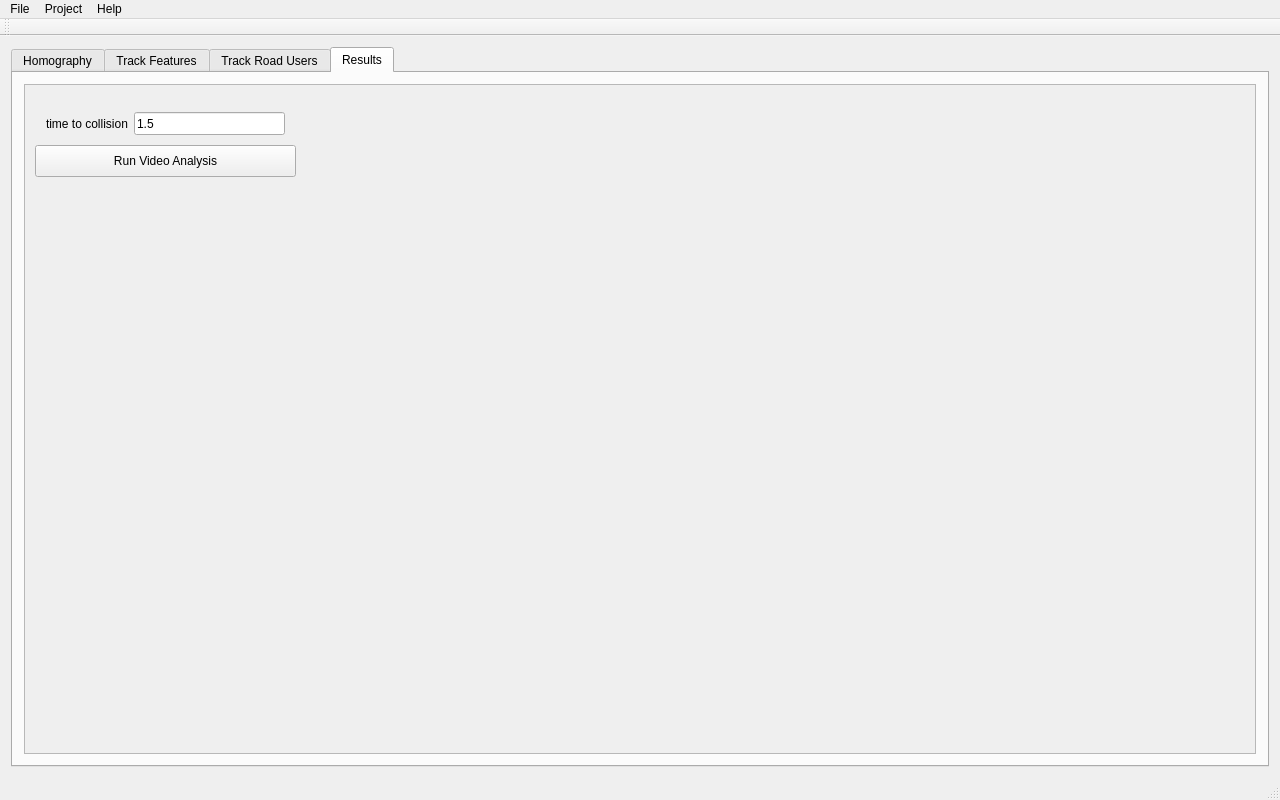
<?xml version="1.0" encoding="UTF-8"?>
<ui version="4.0">
 <class>TransportationSafety</class>
 <widget class="QMainWindow" name="TransportationSafety">
  <property name="geometry">
   <rect>
    <x>0</x>
    <y>0</y>
    <width>1280</width>
    <height>800</height>
   </rect>
  </property>
  <property name="windowTitle">
   <string>Transportation Safety</string>
  </property>
  <widget class="QWidget" name="centralWidget">
   <layout class="QGridLayout" name="gridLayout_2">
    <item row="0" column="0">
     <widget class="QTabWidget" name="main_tab_widget">
      <property name="sizePolicy">
       <sizepolicy hsizetype="Preferred" vsizetype="Expanding">
        <horstretch>0</horstretch>
        <verstretch>0</verstretch>
       </sizepolicy>
      </property>
      <property name="acceptDrops">
       <bool>false</bool>
      </property>
      <property name="autoFillBackground">
       <bool>false</bool>
      </property>
      <property name="tabShape">
       <enum>QTabWidget::Rounded</enum>
      </property>
      <property name="currentIndex">
       <number>3</number>
      </property>
      <property name="elideMode">
       <enum>Qt::ElideNone</enum>
      </property>
      <property name="tabsClosable">
       <bool>false</bool>
      </property>
      <widget class="QWidget" name="tab_homography">
       <attribute name="title">
        <string>Homography</string>
       </attribute>
       <layout class="QVBoxLayout" name="verticalLayout">
        <item>
         <widget class="QFrame" name="control_box">
          <property name="minimumSize">
           <size>
            <width>0</width>
            <height>40</height>
           </size>
          </property>
          <property name="frameShape">
           <enum>QFrame::StyledPanel</enum>
          </property>
          <property name="frameShadow">
           <enum>QFrame::Raised</enum>
          </property>
          <layout class="QVBoxLayout" name="verticalLayout_4">
           <item>
            <layout class="QHBoxLayout" name="open_buttons">
             <item>
              <widget class="QPushButton" name="homography_button_open_camera_image">
               <property name="text">
                <string>Open Camera Image</string>
               </property>
              </widget>
             </item>
             <item>
              <spacer name="homography_open_buttons_hspacer">
               <property name="orientation">
                <enum>Qt::Horizontal</enum>
               </property>
               <property name="sizeHint" stdset="0">
                <size>
                 <width>40</width>
                 <height>20</height>
                </size>
               </property>
              </spacer>
             </item>
             <item>
              <widget class="QPushButton" name="homography_button_open_aerial_image">
               <property name="text">
                <string>Open Aerial Image</string>
               </property>
              </widget>
             </item>
            </layout>
           </item>
           <item>
            <layout class="QHBoxLayout" name="zoom_sliders">
             <item>
              <widget class="QLabel" name="homography_label_zoom_camera_image">
               <property name="text">
                <string>Zoom:</string>
               </property>
              </widget>
             </item>
             <item>
              <widget class="ZoomSlider" name="homography_hslider_zoom_camera_image">
               <property name="minimum">
                <number>10</number>
               </property>
               <property name="maximum">
                <number>400</number>
               </property>
               <property name="pageStep">
                <number>25</number>
               </property>
               <property name="value">
                <number>100</number>
               </property>
               <property name="orientation">
                <enum>Qt::Horizontal</enum>
               </property>
               <property name="tickPosition">
                <enum>QSlider::NoTicks</enum>
               </property>
               <property name="tickInterval">
                <number>0</number>
               </property>
              </widget>
             </item>
             <item>
              <spacer name="homography_zoom_sliders_hspacer0">
               <property name="orientation">
                <enum>Qt::Horizontal</enum>
               </property>
               <property name="sizeType">
                <enum>QSizePolicy::Preferred</enum>
               </property>
               <property name="sizeHint" stdset="0">
                <size>
                 <width>20</width>
                 <height>20</height>
                </size>
               </property>
              </spacer>
             </item>
             <item>
              <widget class="QLabel" name="homography_label_zoom_computed_image">
               <property name="text">
                <string>Zoom:</string>
               </property>
              </widget>
             </item>
             <item>
              <widget class="ZoomSlider" name="homography_hslider_zoom_computed_image">
               <property name="minimum">
                <number>10</number>
               </property>
               <property name="maximum">
                <number>400</number>
               </property>
               <property name="pageStep">
                <number>25</number>
               </property>
               <property name="value">
                <number>100</number>
               </property>
               <property name="orientation">
                <enum>Qt::Horizontal</enum>
               </property>
              </widget>
             </item>
             <item>
              <spacer name="homography_zoom_sliders_hspacer1">
               <property name="orientation">
                <enum>Qt::Horizontal</enum>
               </property>
               <property name="sizeType">
                <enum>QSizePolicy::Minimum</enum>
               </property>
               <property name="sizeHint" stdset="0">
                <size>
                 <width>20</width>
                 <height>20</height>
                </size>
               </property>
              </spacer>
             </item>
             <item>
              <widget class="QLabel" name="homography_label_zoom_aerial_image">
               <property name="text">
                <string>Zoom:</string>
               </property>
              </widget>
             </item>
             <item>
              <widget class="ZoomSlider" name="homography_hslider_zoom_aerial_image">
               <property name="minimum">
                <number>10</number>
               </property>
               <property name="maximum">
                <number>400</number>
               </property>
               <property name="pageStep">
                <number>25</number>
               </property>
               <property name="value">
                <number>100</number>
               </property>
               <property name="orientation">
                <enum>Qt::Horizontal</enum>
               </property>
               <property name="tickPosition">
                <enum>QSlider::NoTicks</enum>
               </property>
              </widget>
             </item>
            </layout>
           </item>
           <item>
            <layout class="QHBoxLayout" name="homography_status_layout">
             <property name="topMargin">
              <number>0</number>
             </property>
             <item>
              <widget class="QLabel" name="homography_camera_status_label">
               <property name="text">
                <string/>
               </property>
              </widget>
             </item>
             <item>
              <spacer name="homography_status_hspacer">
               <property name="orientation">
                <enum>Qt::Horizontal</enum>
               </property>
               <property name="sizeHint" stdset="0">
                <size>
                 <width>40</width>
                 <height>20</height>
                </size>
               </property>
              </spacer>
             </item>
             <item>
              <widget class="QLabel" name="homography_aerial_status_label">
               <property name="text">
                <string/>
               </property>
              </widget>
             </item>
            </layout>
           </item>
          </layout>
         </widget>
        </item>
        <item>
         <layout class="QHBoxLayout" name="homography_layout">
          <item>
           <widget class="HomographyView" name="homography_cameraview">
            <property name="cursor" stdset="0">
             <cursorShape>CrossCursor</cursorShape>
            </property>
            <property name="mouseTracking">
             <bool>true</bool>
            </property>
           </widget>
          </item>
          <item>
           <widget class="HomographyResultView" name="homography_results">
            <property name="cursor" stdset="0">
             <cursorShape>ArrowCursor</cursorShape>
            </property>
            <property name="resizeAnchor">
             <enum>QGraphicsView::NoAnchor</enum>
            </property>
           </widget>
          </item>
          <item>
           <widget class="HomographyView" name="homography_aerialview">
            <property name="cursor" stdset="0">
             <cursorShape>CrossCursor</cursorShape>
            </property>
            <property name="mouseTracking">
             <bool>true</bool>
            </property>
           </widget>
          </item>
         </layout>
        </item>
        <item>
         <widget class="QWidget" name="homography_flow_control" native="true">
          <property name="minimumSize">
           <size>
            <width>0</width>
            <height>50</height>
           </size>
          </property>
          <layout class="QHBoxLayout" name="horizontalLayout_2">
           <item>
            <spacer name="homography_flow_hspacer0">
             <property name="orientation">
              <enum>Qt::Horizontal</enum>
             </property>
             <property name="sizeHint" stdset="0">
              <size>
               <width>40</width>
               <height>20</height>
              </size>
             </property>
            </spacer>
           </item>
           <item>
            <widget class="QLabel" name="homography_label_notification">
             <property name="font">
              <font>
               <weight>75</weight>
               <bold>true</bold>
              </font>
             </property>
             <property name="text">
              <string/>
             </property>
            </widget>
           </item>
           <item>
            <widget class="QLabel" name="unit_px_label">
             <property name="text">
              <string>Unit Pixel Ratio:</string>
             </property>
            </widget>
           </item>
           <item>
            <widget class="QLineEdit" name="unit_px_input">
             <property name="sizePolicy">
              <sizepolicy hsizetype="Minimum" vsizetype="Fixed">
               <horstretch>0</horstretch>
               <verstretch>0</verstretch>
              </sizepolicy>
             </property>
            </widget>
           </item>
           <item>
            <widget class="QLabel" name="unit_px_label2">
             <property name="text">
              <string>m/px</string>
             </property>
            </widget>
           </item>
           <item>
            <spacer name="homography_flow_hspacer1">
             <property name="orientation">
              <enum>Qt::Horizontal</enum>
             </property>
             <property name="sizeHint" stdset="0">
              <size>
               <width>40</width>
               <height>20</height>
              </size>
             </property>
            </spacer>
           </item>
           <item>
            <widget class="QPushButton" name="homography_compute_button">
             <property name="text">
              <string>Compute Homography</string>
             </property>
            </widget>
           </item>
           <item>
            <spacer name="horizontalSpacer">
             <property name="orientation">
              <enum>Qt::Horizontal</enum>
             </property>
             <property name="sizeHint" stdset="0">
              <size>
               <width>40</width>
               <height>20</height>
              </size>
             </property>
            </spacer>
           </item>
           <item>
            <widget class="QPushButton" name="homography_continue_button">
             <property name="focusPolicy">
              <enum>Qt::ClickFocus</enum>
             </property>
             <property name="text">
              <string> Continue &gt;</string>
             </property>
            </widget>
           </item>
          </layout>
         </widget>
        </item>
       </layout>
      </widget>
      <widget class="QWidget" name="tab_features">
       <attribute name="title">
        <string>Track Features</string>
       </attribute>
       <layout class="QGridLayout" name="gridLayout_3">
        <item row="0" column="0">
         <layout class="QGridLayout" name="gridLayout">
          <item row="1" column="1">
           <widget class="QWidget" name="feature_tracking_run_panel" native="true">
            <layout class="QHBoxLayout" name="horizontalLayout_6">
             <item>
              <widget class="QProgressBar" name="feature_tracking_run_test_progress">
               <property name="sizePolicy">
                <sizepolicy hsizetype="Preferred" vsizetype="Fixed">
                 <horstretch>0</horstretch>
                 <verstretch>0</verstretch>
                </sizepolicy>
               </property>
               <property name="value">
                <number>0</number>
               </property>
               <property name="orientation">
                <enum>Qt::Horizontal</enum>
               </property>
               <property name="invertedAppearance">
                <bool>false</bool>
               </property>
               <property name="format">
                <string>%p%</string>
               </property>
              </widget>
             </item>
             <item>
              <widget class="QPushButton" name="button_feature_tracking_test">
               <property name="text">
                <string>Test on Sample</string>
               </property>
              </widget>
             </item>
            </layout>
           </widget>
          </item>
          <item row="0" column="0" rowspan="2">
           <layout class="QVBoxLayout" name="feature_tracking_video_layout">
            <property name="sizeConstraint">
             <enum>QLayout::SetNoConstraint</enum>
            </property>
           </layout>
          </item>
          <item row="0" column="1">
           <widget class="QScrollArea" name="feature_tracking_parameter_area">
            <property name="sizePolicy">
             <sizepolicy hsizetype="Preferred" vsizetype="Expanding">
              <horstretch>0</horstretch>
              <verstretch>0</verstretch>
             </sizepolicy>
            </property>
            <property name="minimumSize">
             <size>
              <width>470</width>
              <height>0</height>
             </size>
            </property>
            <property name="maximumSize">
             <size>
              <width>16777215</width>
              <height>16777215</height>
             </size>
            </property>
            <property name="widgetResizable">
             <bool>true</bool>
            </property>
            <widget class="QWidget" name="feature_tracking_parameter_widget">
             <property name="geometry">
              <rect>
               <x>0</x>
               <y>0</y>
               <width>605</width>
               <height>549</height>
              </rect>
             </property>
             <property name="sizePolicy">
              <sizepolicy hsizetype="Minimum" vsizetype="Preferred">
               <horstretch>0</horstretch>
               <verstretch>0</verstretch>
              </sizepolicy>
             </property>
             <layout class="QFormLayout" name="formLayout_2">
              <property name="fieldGrowthPolicy">
               <enum>QFormLayout::AllNonFixedFieldsGrow</enum>
              </property>
              <item row="0" column="0">
               <layout class="QHBoxLayout" name="feature_tracking_parameter_layout"/>
              </item>
             </layout>
            </widget>
           </widget>
          </item>
         </layout>
        </item>
        <item row="1" column="0">
         <widget class="QFrame" name="feature_tracking_flow_control">
          <property name="minimumSize">
           <size>
            <width>0</width>
            <height>50</height>
           </size>
          </property>
          <property name="frameShape">
           <enum>QFrame::StyledPanel</enum>
          </property>
          <property name="frameShadow">
           <enum>QFrame::Raised</enum>
          </property>
          <layout class="QHBoxLayout" name="horizontalLayout_3">
           <item>
            <widget class="QPushButton" name="feature_tracking_back_button">
             <property name="text">
              <string>&lt; Homography</string>
             </property>
            </widget>
           </item>
           <item>
            <spacer name="feature_tracking_flow_hspacer">
             <property name="orientation">
              <enum>Qt::Horizontal</enum>
             </property>
             <property name="sizeHint" stdset="0">
              <size>
               <width>40</width>
               <height>20</height>
              </size>
             </property>
            </spacer>
           </item>
           <item>
            <widget class="QPushButton" name="feature_tracking_continue_button">
             <property name="text">
              <string> Continue &gt;</string>
             </property>
            </widget>
           </item>
          </layout>
         </widget>
        </item>
       </layout>
      </widget>
      <widget class="QWidget" name="roadusers_tab">
       <attribute name="title">
        <string>Track Road Users</string>
       </attribute>
       <layout class="QGridLayout" name="gridLayout_5">
        <item row="0" column="0">
         <layout class="QGridLayout" name="gridLayout_14">
          <item row="1" column="1">
           <widget class="QWidget" name="roadusers_tracking_run_panel" native="true">
            <layout class="QHBoxLayout" name="horizontalLayout_15">
             <item>
              <widget class="QProgressBar" name="roadusers_tracking_run_test_progress">
               <property name="sizePolicy">
                <sizepolicy hsizetype="Preferred" vsizetype="Fixed">
                 <horstretch>0</horstretch>
                 <verstretch>0</verstretch>
                </sizepolicy>
               </property>
               <property name="value">
                <number>0</number>
               </property>
               <property name="orientation">
                <enum>Qt::Horizontal</enum>
               </property>
               <property name="invertedAppearance">
                <bool>false</bool>
               </property>
               <property name="format">
                <string>%p%</string>
               </property>
              </widget>
             </item>
             <item>
              <widget class="QPushButton" name="button_roadusers_tracking_test">
               <property name="text">
                <string>Test on Sample</string>
               </property>
              </widget>
             </item>
            </layout>
           </widget>
          </item>
          <item row="0" column="0" rowspan="2">
           <layout class="QVBoxLayout" name="roadusers_tracking_video_layout">
            <property name="sizeConstraint">
             <enum>QLayout::SetNoConstraint</enum>
            </property>
           </layout>
          </item>
          <item row="0" column="1">
           <widget class="QScrollArea" name="roadusers_tracking_parameter_area">
            <property name="sizePolicy">
             <sizepolicy hsizetype="Preferred" vsizetype="Expanding">
              <horstretch>0</horstretch>
              <verstretch>0</verstretch>
             </sizepolicy>
            </property>
            <property name="minimumSize">
             <size>
              <width>410</width>
              <height>0</height>
             </size>
            </property>
            <property name="widgetResizable">
             <bool>true</bool>
            </property>
            <widget class="QWidget" name="roadusers_tracking_parameter_widget">
             <property name="geometry">
              <rect>
               <x>0</x>
               <y>0</y>
               <width>605</width>
               <height>549</height>
              </rect>
             </property>
             <property name="sizePolicy">
              <sizepolicy hsizetype="Minimum" vsizetype="Preferred">
               <horstretch>0</horstretch>
               <verstretch>0</verstretch>
              </sizepolicy>
             </property>
             <layout class="QFormLayout" name="formLayout_9">
              <property name="fieldGrowthPolicy">
               <enum>QFormLayout::AllNonFixedFieldsGrow</enum>
              </property>
              <property name="labelAlignment">
               <set>Qt::AlignLeading|Qt::AlignLeft|Qt::AlignVCenter</set>
              </property>
              <item row="0" column="0">
               <layout class="QHBoxLayout" name="roadusers_tracking_parameter_layout">
                <property name="sizeConstraint">
                 <enum>QLayout::SetDefaultConstraint</enum>
                </property>
                <property name="rightMargin">
                 <number>0</number>
                </property>
               </layout>
              </item>
             </layout>
            </widget>
           </widget>
          </item>
         </layout>
        </item>
        <item row="1" column="0">
         <widget class="QFrame" name="roadusers_tracking_flow_control">
          <property name="minimumSize">
           <size>
            <width>0</width>
            <height>50</height>
           </size>
          </property>
          <property name="frameShape">
           <enum>QFrame::StyledPanel</enum>
          </property>
          <property name="frameShadow">
           <enum>QFrame::Raised</enum>
          </property>
          <layout class="QHBoxLayout" name="horizontalLayout_16">
           <item>
            <widget class="QPushButton" name="roadusers_tracking_back_button">
             <property name="text">
              <string>&lt;Track Features</string>
             </property>
            </widget>
           </item>
           <item>
            <spacer name="roadusers_tracking_flow_hspacer">
             <property name="orientation">
              <enum>Qt::Horizontal</enum>
             </property>
             <property name="sizeHint" stdset="0">
              <size>
               <width>40</width>
               <height>20</height>
              </size>
             </property>
            </spacer>
           </item>
           <item>
            <widget class="QPushButton" name="roadusers_tracking_continue_button">
             <property name="text">
              <string> Continue &gt;</string>
             </property>
            </widget>
           </item>
          </layout>
         </widget>
        </item>
       </layout>
      </widget>
      <widget class="QWidget" name="tab_results">
       <attribute name="title">
        <string>Results</string>
       </attribute>
       <layout class="QVBoxLayout" name="verticalLayout_5">
        <item>
         <layout class="QGridLayout" name="results_grid">
          <item row="0" column="0">
           <widget class="QScrollArea" name="results_parameter_area">
            <property name="widgetResizable">
             <bool>true</bool>
            </property>
            <widget class="QWidget" name="results_parameter_widget">
             <property name="geometry">
              <rect>
               <x>0</x>
               <y>0</y>
               <width>1222</width>
               <height>669</height>
              </rect>
             </property>
             <widget class="QWidget" name="formLayoutWidget">
              <property name="geometry">
               <rect>
                <x>10</x>
                <y>10</y>
                <width>261</width>
                <height>51</height>
               </rect>
              </property>
              <layout class="QFormLayout" name="results_parameter_form">
               <item row="0" column="0">
                <layout class="QHBoxLayout" name="results_parameter_layout"/>
               </item>
               <item row="1" column="0">
                <widget class="QLabel" name="timeToCollisionLabel">
                 <property name="text">
                  <string>time to collision</string>
                 </property>
                </widget>
               </item>
               <item row="1" column="1">
                <widget class="QLineEdit" name="timeToCollisionLineEdit">
                 <property name="sizePolicy">
                  <sizepolicy hsizetype="Expanding" vsizetype="Expanding">
                   <horstretch>0</horstretch>
                   <verstretch>0</verstretch>
                  </sizepolicy>
                 </property>
                 <property name="text">
                  <string>1.5</string>
                 </property>
                </widget>
               </item>
              </layout>
             </widget>
             <widget class="QPushButton" name="runAnalysisButton">
              <property name="geometry">
               <rect>
                <x>10</x>
                <y>60</y>
                <width>261</width>
                <height>32</height>
               </rect>
              </property>
              <property name="text">
               <string>Run Video Analysis</string>
              </property>
             </widget>
            </widget>
           </widget>
          </item>
         </layout>
        </item>
       </layout>
      </widget>
     </widget>
    </item>
   </layout>
  </widget>
  <widget class="QMenuBar" name="menuBar">
   <property name="geometry">
    <rect>
     <x>0</x>
     <y>0</y>
     <width>1280</width>
     <height>22</height>
    </rect>
   </property>
   <widget class="QMenu" name="menuTraffic_Analysis">
    <property name="title">
     <string>File</string>
    </property>
    <addaction name="actionNew_Project"/>
    <addaction name="actionOpen_Project"/>
   </widget>
   <widget class="QMenu" name="menuProject">
    <property name="title">
     <string>Project</string>
    </property>
    <widget class="QMenu" name="menuHomography_2">
     <property name="title">
      <string>Homography</string>
     </property>
     <addaction name="actionAdd_Replace_Aerial_Image"/>
     <addaction name="actionAdd_Replace_Camera_Image"/>
     <addaction name="separator"/>
     <addaction name="actionCompute_Homography_Performance"/>
     <addaction name="actionAcquire_Aerial_Image"/>
    </widget>
    <addaction name="menuHomography_2"/>
   </widget>
   <widget class="QMenu" name="menuHelp">
    <property name="title">
     <string>Help</string>
    </property>
    <addaction name="actionUser_s_Guide"/>
    <addaction name="actionAbout"/>
   </widget>
   <addaction name="menuTraffic_Analysis"/>
   <addaction name="menuProject"/>
   <addaction name="menuHelp"/>
  </widget>
  <widget class="QToolBar" name="mainToolBar">
   <attribute name="toolBarArea">
    <enum>TopToolBarArea</enum>
   </attribute>
   <attribute name="toolBarBreak">
    <bool>false</bool>
   </attribute>
  </widget>
  <widget class="QStatusBar" name="statusBar"/>
  <action name="actionOpen_Project">
   <property name="text">
    <string>Open Project</string>
   </property>
   <property name="shortcut">
    <string>Ctrl+O</string>
   </property>
  </action>
  <action name="actionAdd_Replace_Video">
   <property name="text">
    <string>Video</string>
   </property>
  </action>
  <action name="actionFeature_Tracking">
   <property name="text">
    <string>Feature Tracking</string>
   </property>
  </action>
  <action name="actionRoad_User_Tracking">
   <property name="text">
    <string>Road-User Tracking</string>
   </property>
  </action>
  <action name="actionLoad_Image">
   <property name="text">
    <string>Load Image</string>
   </property>
   <property name="shortcut">
    <string>Ctrl+I</string>
   </property>
  </action>
  <action name="actionAdd_Replace_Aerial_Image">
   <property name="text">
    <string>Add/Replace Aerial Image</string>
   </property>
  </action>
  <action name="actionAdd_Replace_Camera_Image">
   <property name="text">
    <string>Add/Replace Camera Image</string>
   </property>
  </action>
  <action name="actionCompute_Homography_Performance">
   <property name="text">
    <string>Compute Homography Performance</string>
   </property>
  </action>
  <action name="actionAcquire_Aerial_Image">
   <property name="text">
    <string>Acquire Aerial Image</string>
   </property>
  </action>
  <action name="actionUser_s_Guide">
   <property name="text">
    <string>User's Guide</string>
   </property>
  </action>
  <action name="actionAbout">
   <property name="text">
    <string>About</string>
   </property>
  </action>
  <action name="actionFeedback">
   <property name="text">
    <string>Send Feedback</string>
   </property>
  </action>
  <action name="actionOpen_Video">
   <property name="text">
    <string>Open Video</string>
   </property>
  </action>
  <action name="actionNew_Project">
   <property name="text">
    <string>New Project</string>
   </property>
   <property name="shortcut">
    <string>Ctrl+N</string>
   </property>
  </action>
 </widget>
 <layoutdefault spacing="6" margin="11"/>
 <customwidgets>
  <customwidget>
   <class>ZoomSlider</class>
   <extends>QSlider</extends>
   <header>custom/zoomslider.h</header>
  </customwidget>
  <customwidget>
   <class>HomographyView</class>
   <extends>QGraphicsView</extends>
   <header>custom/homography.h</header>
  </customwidget>
  <customwidget>
   <class>HomographyResultView</class>
   <extends>QGraphicsView</extends>
   <header>custom/homography.h</header>
  </customwidget>
 </customwidgets>
 <resources/>
 <connections/>
</ui>
